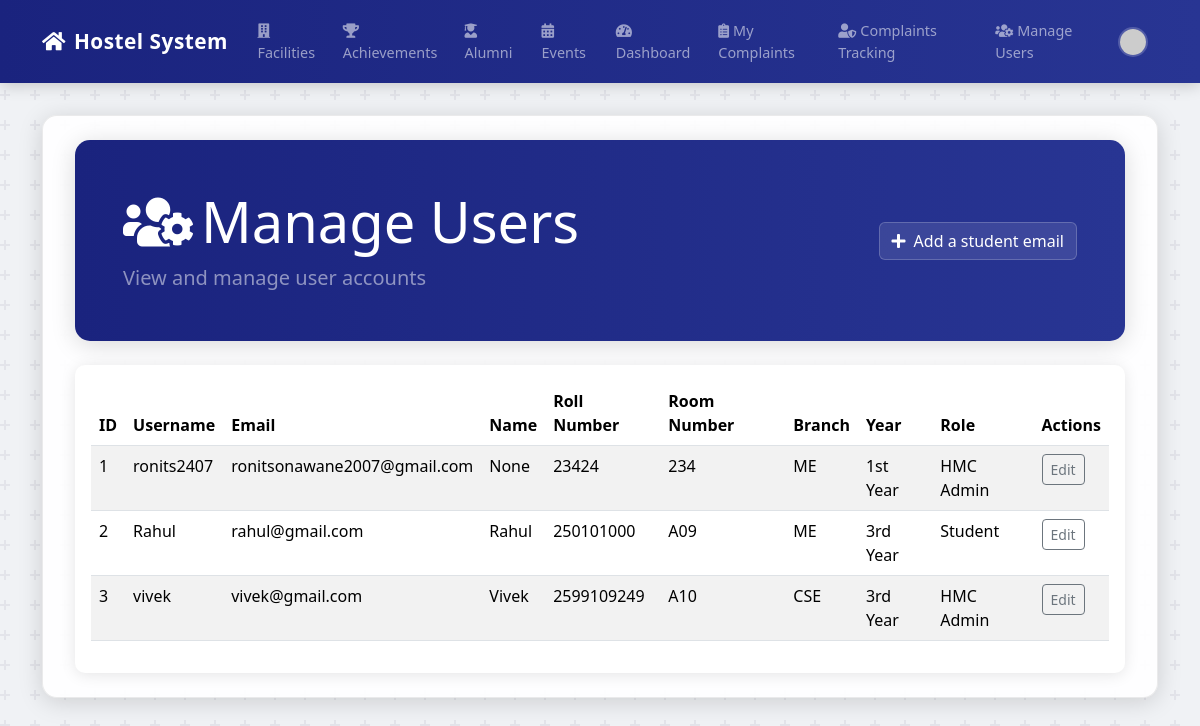
Before: /admin/users (signed in) with the older database file.
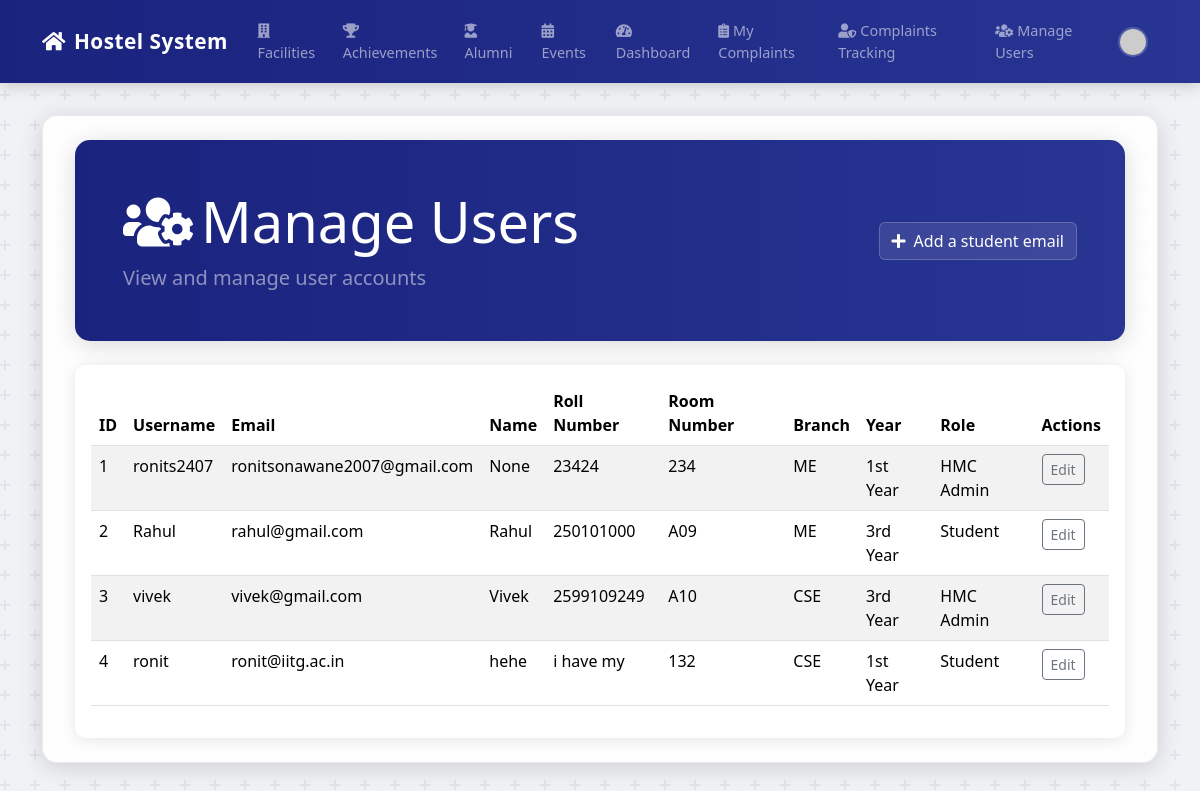
After: the same page with the newer database file.
### app.py (models this page shows)
class User(UserMixin, db.Model):
    id = db.Column(db.Integer, primary_key=True)
    username = db.Column(db.String(80), unique=True, nullable=False)
    email = db.Column(db.String(120), unique=True, nullable=False)
    password_hash = db.Column(db.String(128), nullable=False)
    role = db.Column(db.String(50), nullable=False, default='Student')
    name = db.Column(db.Text)
    roll_number = db.Column(db.Text)
    room_number = db.Column(db.Text)
    studying_year = db.Column(db.Text)  # Changed from Numeric to Text
    Branch = db.Column(db.Text)
    profile_pic_url = db.Column(db.Text)

### app.py (the view)
@app.route('/admin/users')
@login_required
@admin_required
def manage_users():
    users = User.query.all()
    return render_template('manage_users.html', title='Manage Users', users=users)

### app.py (called while the page is built)
def admin_required(f):
    @wraps(f)
    def decorated_function(*args, **kwargs):
        if not current_user.is_authenticated or current_user.role != 'HMC Admin':
            flash('You do not have permission to access this page.', 'danger')
            return redirect(url_for('home'))
        return f(*args, **kwargs)
    return decorated_function

@login_manager.user_loader
def load_user(user_id):
    return User.query.get(int(user_id))

### templates/manage_users.html (shortened to what this page needs)
{% extends "base.html" %}
{% block content %}
<div class="container-md py-4">
    <div class="dashboard-header mb-4">
        <div class="d-flex justify-content-between align-items-center">
            <div>
                <h1 class="display-4 text-white mb-2"><i class="fas fa-users-cog me-2"></i>Manage Users</h1>
                <p class="lead text-white-50 mb-0">View and manage user accounts</p>
            </div>
            <a href="{{ url_for('add_student') }}" class="btn btn-light">
                <i class="fas fa-plus me-2"></i>Add a student email
            </a>
        </div>
    </div>
    <div class="card">
        <div class="card-body">
            <div class="table-responsive">
                <table class="table table-striped">
                    <thead>
                        <tr>
                            <th>ID</th>
                            <th>Username</th>
                            <th>Email</th>
                            <th>Name</th>
                            <th>Roll Number</th>
                            <th>Room Number</th>
                            <th>Branch</th>
                            <th>Year</th>
                            <th>Role</th>
                            <th>Actions</th>
                        </tr>
                    </thead>
                    <tbody>
                        {% for user in users %}
                            <tr>
                                <td>{{ user.id }}</td>
                                <td>{{ user.username }}</td>
                                <td>{{ user.email }}</td>
                                <td>{{ user.name }}</td>
                                <td>{{ user.roll_number }}</td>
                                <td>{{ user.room_number }}</td>
                                <td>{{ user.Branch }}</td>
                                <td>{{ user.studying_year }}</td>
                                <td>{{ user.role }}</td>
                                <td>
                                    <a href="{{ url_for('edit_user', user_id=user.id) }}" class="btn btn-sm btn-outline-secondary">Edit</a>
                                </td>
                            </tr>
                        {% endfor %}
                    </tbody>
                </table>
            </div>
        </div>
    </div>
</div>
{% endblock %}

### templates/base.html (shortened to what this page needs)
<!doctype html>
<html lang="en">
<head>
    <link href="https://cdn.jsdelivr.net/npm/bootstrap@5.3.3/dist/css/bootstrap.min.css" rel="stylesheet">
    <link rel="stylesheet" href="https://cdnjs.cloudflare.com/ajax/libs/font-awesome/5.15.4/css/all.min.css">
</head>
<body>
    <nav class="navbar navbar-expand-lg navbar-dark">
        <div class="container">
            <a class="navbar-brand" href="{{ url_for('home') }}">
                <i class="fas fa-home me-2"></i>Hostel System
            </a>
            <div class="collapse navbar-collapse" id="navbarNav">
                <ul class="navbar-nav ms-auto align-items-center">
                    <li class="nav-item"><a class="nav-link" href="{{ url_for('facilities') }}"><i class="fas fa-building me-1"></i>Facilities</a></li>
                    <li class="nav-item"><a class="nav-link" href="{{ url_for('achievements') }}"><i class="fas fa-trophy me-1"></i>Achievements</a></li>
                    <li class="nav-item"><a class="nav-link" href="{{ url_for('alumni') }}"><i class="fas fa-user-graduate me-1"></i>Alumni</a></li>
                    {% if current_user.is_authenticated %}
                        <li class="nav-item"><a class="nav-link" href="{{ url_for('events') }}"><i class="fas fa-calendar-alt me-1"></i>Events</a></li>
                        <li class="nav-item"><a class="nav-link" href="{{ url_for('dashboard') }}"><i class="fas fa-tachometer-alt me-1"></i>Dashboard</a></li>
                        <li class="nav-item"><a class="nav-link" href="{{ url_for('my_complaints') }}"><i class="fas fa-clipboard-list me-1"></i>My Complaints</a></li>
                        {% if current_user.role == 'HMC Admin' %}
                            <li class="nav-item"><a class="nav-link" href="{{ url_for('admin_complaints') }}"><i class="fas fa-user-shield me-1"></i>Complaints Tracking</a></li>
                            <li class="nav-item"><a class="nav-link" href="{{ url_for('manage_users') }}"><i class="fas fa-users-cog me-1"></i>Manage Users</a></li>
                        {% endif %}
                        <li class="nav-item dropdown">
                            <a class="nav-link pe-0" href="#" id="profileDropdown" role="button" data-bs-toggle="dropdown">
                                {% if current_user.profile_pic_url %}
                                    <img src="{{ current_user.profile_pic_url }}"
                                         alt="Profile"
                                         class="rounded-circle profile-pic"
                                         onerror="this.src='https://ui-avatars.com/api/?name={{ current_user.name|default(current_user.username, true) }}&background=random&color=fff&size=128'">
                                {% else %}
                                    <img src="https://ui-avatars.com/api/?name={{ current_user.name|default(current_user.username, true) }}&background=random&color=fff&size=128"
                                         alt="Profile"
                                         class="rounded-circle profile-pic">
                                {% endif %}
                            </a>
                        </li>
                    {% else %}
                        <li class="nav-item"><a class="nav-link" href="{{ url_for('login') }}"><i class="fas fa-sign-in-alt me-1"></i>Login</a></li>
                        <li class="nav-item"><a class="nav-link" href="{{ url_for('register') }}"><i class="fas fa-user-plus me-1"></i>Register</a></li>
                    {% endif %}
                </ul>
            </div>
        </div>
    </nav>
    <main class="container mt-4">
        {% block content %}{% endblock %}
    </main>
</body>
</html>

### templates/base.html (style rules this page uses)
body { background-color: #f0f2f5; }
.container-md { background-color: rgba(255, 255, 255, 0.92); border-radius: 15px; box-shadow: 0 4px 25px rgba(0, 0, 0, 0.15); padding: 2rem; margin-top: 2rem; margin-bottom: 2rem; border: 1px solid rgba(0,0,0,0.08); }
.navbar { box-shadow: 0 2px 15px rgba(0,0,0,0.2); padding: 0.75rem 1rem; }
.navbar-brand { font-weight: 600; font-size: 1.3rem; letter-spacing: 0.5px; }
.nav-link { font-weight: 500; padding: 0.5rem 0.75rem !important; margin: 0 0.1rem; border-radius: 4px; transition: all 0.3s ease; font-size: 0.9rem; }
.dashboard-header, .hero-section { border-radius: 10px; position: relative; overflow: hidden; }
.profile-pic { width: 30px; height: 30px; object-fit: cover; border: 2px solid rgba(255,255,255,0.2); transition: all 0.3s ease; }
.navbar .container { position: relative; padding-right: 0.5rem; }
.nav-item.dropdown { position: static; }
@media (min-width: 992px) { .nav-item.dropdown { position: relative; } }

### templates/manage_users.html (style rules this page uses)
.dashboard-header { padding: 3rem; border-radius: 15px; position: relative; overflow: hidden; box-shadow: 0 4px 25px rgba(0, 0, 0, 0.15); }
.card { border: none; box-shadow: 0 2px 15px rgba(0,0,0,0.1); border-radius: 10px; }
.btn-light { background: rgba(255, 255, 255, 0.1); border: 1px solid rgba(255, 255, 255, 0.2); color: white; transition: all 0.3s ease; }

Changed rows visible on the page:
added User: id "4", username "ronit", email "ronit@iitg.ac.in", name "hehe", roll_number "i have my", room_number "132", Branch "CSE", studying_year "1st Year", role "Student"
